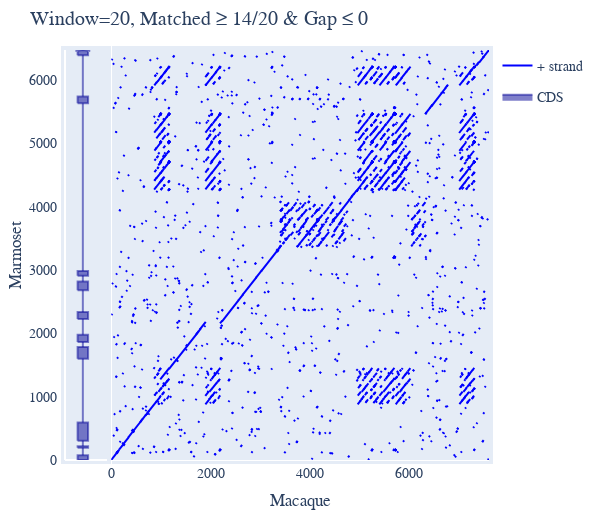

Notebook cell for this chart:
### Markdown cell above
### Removing the bottom track

### Code cell
seqs = loader("../data/tp53.json")  # starting from scratch
dp = seqs.dotplot(name1="Macaque", name2="Marmoset", width=600)
dp.remove_track(bottom_track=True)
dp.show()

### Figure 1 — Plotly figure (JSON) as saved in the notebook; plotly's stock layout.template omitted (floating-point values rounded to 4 significant figures; data arrays with more than 128 entries replaced by an {"elided": "..."} marker saying what was removed)
{"data": [{"line": {"color": "blue"}, "mode": "lines", "name": "+ strand", "type": "scatter", "x": {"elided": "8927 int values"}, "xaxis": "x2", "y": {"elided": "8927 int values"}, "yaxis": "y"}, {"fill": "toself", "fillcolor": "rgba(0,0,150,0.5)", "hoverinfo": "text", "legendgroup": "CDS", "line": {"color": "rgba(0,0,150,0.5)"}, "mode": "lines", "name": "CDS", "showlegend": true, "text": "ENSCJAT00000029236", "type": "scatter", "x": [0.3, 0.55, 0.55, 0.3, 0.3, null, 0.425, 0.425, null, 0.3, 0.55, 0.55, 0.3, 0.3, null, 0.425, 0.425, null, 0.3, 0.55, 0.55, 0.3, 0.3, null, 0.425, 0.425, null, 0.3, 0.55, 0.55, 0.3, 0.3, null, 0.425, 0.425, null, 0.3, 0.55, 0.55, 0.3, 0.3, null, 0.425, 0.425, null, 0.3, 0.55, 0.55, 0.3, 0.3, null, 0.425, 0.425, null, 0.3, 0.55, 0.55, 0.3, 0.3, null, 0.425, 0.425, null, 0.3, 0.55, 0.55, 0.3, 0.3, null, 0.425, 0.425, null, 0.3, 0.55, 0.55, 0.3, 0.3, null, 0.425, 0.425, null, 0.3, 0.3, 0.25, 0.425, 0.6, 0.55, 0.55, 0.3], "y": [0, 0, 74, 74, 0, null, 74, 195, null, 195, 195, 217, 217, 195, null, 217, 306, null, 306, 306, 591, 591, 306, null, 591, 1600, null, 1600, 1600, 1784, 1784, 1600, null, 1784, 1865, null, 1865, 1865, 1978, 1978, 1865, null, 1978, 2226, null, 2226, 2226, 2336, 2336, 2226, null, 2336, 2681, null, 2681, 2681, 2818, 2818, 2681, null, 2818, 2912, null, 2912, 2912, 2986, 2986, 2912, null, 2986, 5634, null, 5634, 5634, 5741, 5741, 5634, null, 5741, 6394, null, 6394, 6460.0, 6460.0, 6476, 6460.0, 6460.0, 6394, 6394], "yaxis": "y"}], "layout": {"autosize": false, "font": {"family": "Balto", "size": 14}, "height": 510.7, "hovermode": "closest", "margin": {"b": 50, "l": 50, "pad": 4, "r": 50, "t": 50}, "showlegend": true, "title": {"text": "Window=20, Matched ≥ 14/20 & Gap ≤ 0"}, "width": 600, "xaxis": {"anchor": "y", "domain": [0, 0.099], "mirror": true, "range": [0, 1], "showgrid": false, "showline": true, "showticklabels": false, "ticks": "", "type": "linear", "visible": true}, "xaxis2": {"anchor": "free", "domain": [0.109, 1], "mirror": true, "position": 0, "range": [0, 7609], "showgrid": false, "showline": true, "showticklabels": true, "title": {"text": "Macaque"}, "type": "linear"}, "yaxis": {"anchor": "x", "domain": [0, 1], "mirror": true, "range": [0, 6476], "showgrid": false, "showline": true, "showticklabels": true, "title": {"text": "Marmoset"}, "type": "linear", "visible": true}}}
